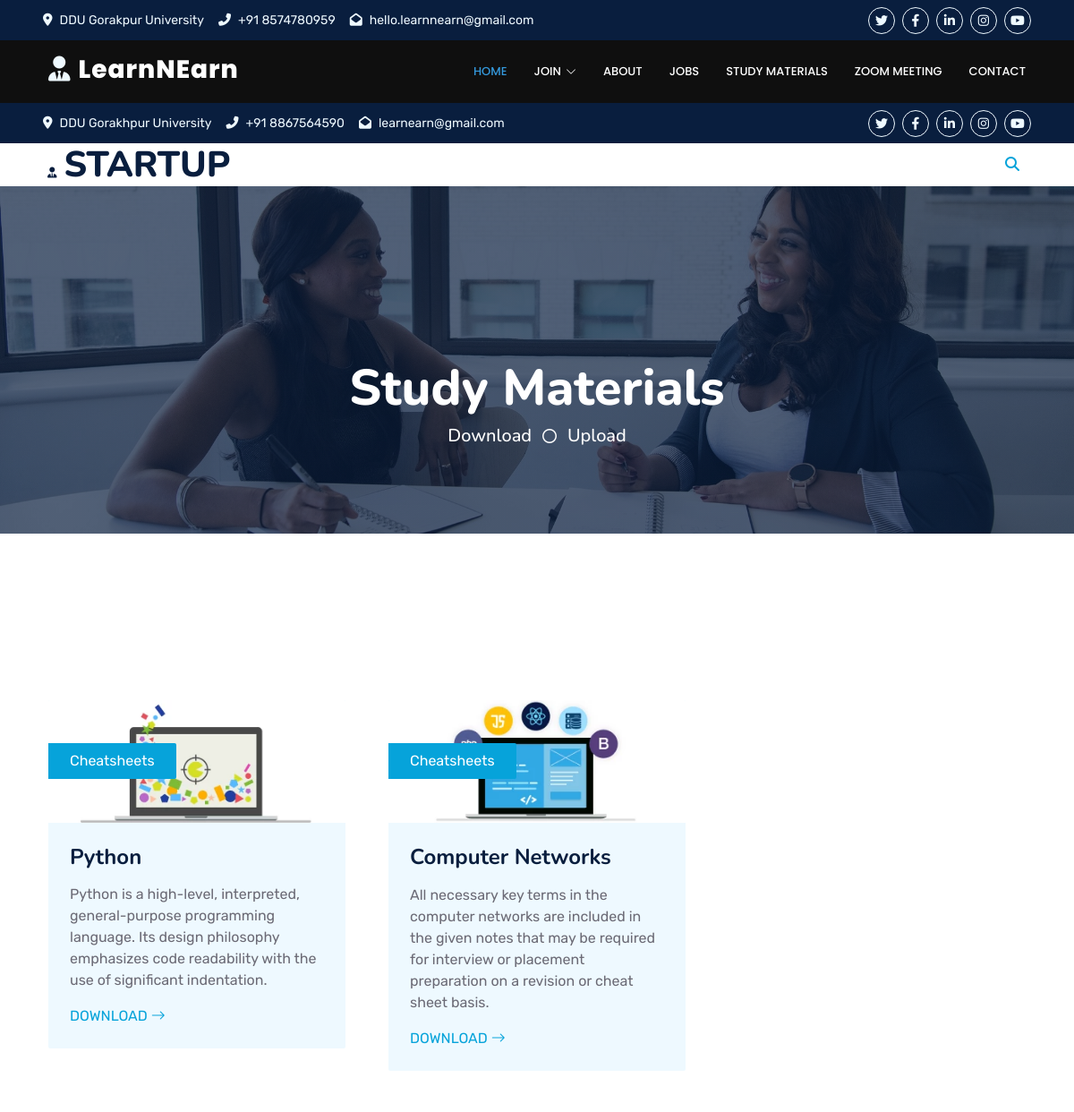
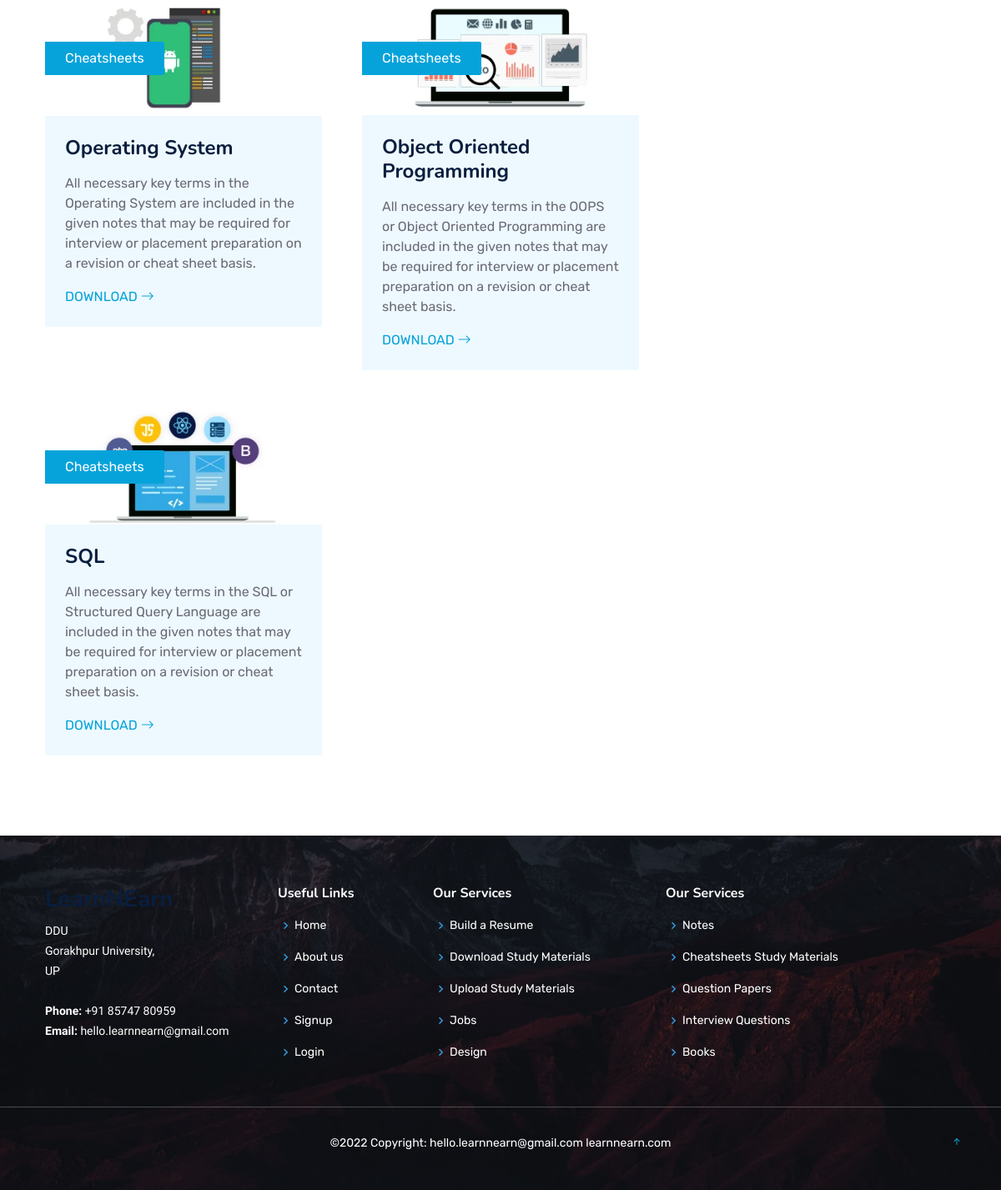
Screenshot of /cat/2 with the database file from the repository (2 pictures, top to bottom).
### notes/models.py (models this page shows, shortened)
class AddNotes(models.Model):
     nname = models.CharField(max_length = 100)
     ncateg = models.ForeignKey(AddCateg, on_delete=models.CASCADE, null=True)
     ndesc = models.TextField(null=True)
     nimg=models.FileField(upload_to="notes/", max_length=500, null=True, default=None)
     nfile=models.FileField(null=True)

class AddCateg(models.Model):
     categId= models.AutoField(primary_key=True)
     categName=models.CharField(max_length = 100)
     def __str__(self):
          return self.categName

### notes/views.py (the view)
# urls.py: path('cat/<int:id>', views.ReadCateg, name='notes-categ'),
def ReadCateg(request, id):
    catego=AddCateg.objects.get(categId=id)
    notesbycateg=AddNotes.objects.filter(ncateg= catego)
    data={
        'catego' : catego,
        'notesbycateg' : notesbycateg,
    }
    return render(request,'notes/notesbycateg.html', data)

### templates/notes/notesbycateg.html (shortened to what this page needs)
{% extends 'base.html' %}
{% load static %}
{% block body %}
{% block headstuff %}
<link href="https://cdnjs.cloudflare.com/ajax/libs/font-awesome/5.10.0/css/all.min.css" rel="stylesheet">
<link href="https://cdn.jsdelivr.net/npm/bootstrap-icons@1.4.1/font/bootstrap-icons.css" rel="stylesheet">
<link href="lib/owlcarousel/assets/owl.carousel.min.css" rel="stylesheet">
<link href="lib/animate/animate.min.css" rel="stylesheet">
<link href="/static/bootstrap.min.css" rel="stylesheet">
<link href="/static/ssstyle.css" rel="stylesheet">
{% endblock headstuff %}
    <div class="container-fluid bg-dark px-5 d-none d-lg-block">
        <div class="row gx-0">
            <div class="col-lg-8 text-center text-lg-start mb-2 mb-lg-0">
                <div class="d-inline-flex align-items-center" style="height: 45px;">
                    <small class="me-3 text-light"><i class="fa fa-map-marker-alt me-2"></i>DDU Gorakhpur University</small>
                    <small class="me-3 text-light"><i class="fa fa-phone-alt me-2"></i>+91 8867564590</small>
                    <small class="text-light"><i class="fa fa-envelope-open me-2"></i>learnearn@gmail.com</small>
                </div>
            </div>
            <div class="col-lg-4 text-center text-lg-end">
                <div class="d-inline-flex align-items-center" style="height: 45px;">
                    <a class="btn btn-sm btn-outline-light btn-sm-square rounded-circle me-2" href=""><i class="fab fa-twitter fw-normal"></i></a>
                    <a class="btn btn-sm btn-outline-light btn-sm-square rounded-circle me-2" href=""><i class="fab fa-facebook-f fw-normal"></i></a>
                    <a class="btn btn-sm btn-outline-light btn-sm-square rounded-circle me-2" href=""><i class="fab fa-linkedin-in fw-normal"></i></a>
                    <a class="btn btn-sm btn-outline-light btn-sm-square rounded-circle me-2" href=""><i class="fab fa-instagram fw-normal"></i></a>
                    <a class="btn btn-sm btn-outline-light btn-sm-square rounded-circle" href=""><i class="fab fa-youtube fw-normal"></i></a>
                </div>
            </div>
        </div>
    </div>
    <div class="container-fluid position-relative p-0">
        <nav class="navbar navbar-expand-lg navbar-dark px-5 py-3 py-lg-0">
            <a href="index.html" class="navbar-brand p-0">
                <h1 class="m-0">Startup</h1>
            </a>
            <div class="collapse navbar-collapse" id="navbarCollapse">
                <div class="navbar-nav ms-auto py-0">
                    <a href="index.html" class="nav-item nav-link">Home</a>
                    <a href="about.html" class="nav-item nav-link">About</a>
                    <div class="nav-item dropdown">
                        <a href="#" class="nav-link dropdown-toggle" data-bs-toggle="dropdown">Jobs</a>
                    </div>
                    <div class="nav-item dropdown">
                        <a href="#" class="nav-link dropdown-toggle" data-bs-toggle="dropdown">Courses</a>
                    </div>
                    <a href="contact.html" class="nav-item nav-link active">Contact</a>
                </div>
                <butaton type="button" class="btn text-primary ms-3" data-bs-toggle="modal" data-bs-target="#searchModal"><i class="fa fa-search"></i></butaton>
            </div>
        </nav>
        <div class="container-fluid bg-primary py-5 bg-header" style="margin-bottom: 90px;">
            <div class="row py-5">
                <div class="col-12 pt-lg-5 mt-lg-5 text-center">
                    <h1 class="display-4 text-white animated zoomIn">Study Materials</h1>
                    <a href="" class="h5 text-white">Download</a>
                    <i class="far fa-circle text-white px-2"></i>
                    <a href="" class="h5 text-white">Upload</a>
                </div>
            </div>
        </div>
    </div>
    <div class="container-fluid py-5 wow fadeInUp" data-wow-delay="0.1s">
        <div class="container py-5">
            <div class="row g-5">
                <div class="col-lg-8">
                    <div class="row g-5">
                        {% for n in notesbycateg %}
                        <div class="col-md-6 wow slideInUp" data-wow-delay="0.1s">
                            <div class="blog-item bg-light rounded overflow-hidden">
                                <div class="blog-img position-relative overflow-hidden">
                                    <img class="img-fluid" src="/media/{{n.nimg}}" alt="">
                                    <a class="position-absolute top-0 start-0 bg-primary text-white rounded-end mt-5 py-2 px-4" href="">{{n.ncateg}}</a>
                                </div>
                                <div class="p-4">
                                    <h4 class="mb-3">{{n.nname}}</h4>
                                    <p>{{ n.ndesc }}</p>
                                    <a class="text-uppercase" href="{{ n.nfile.url}}" target="_blank">Download <i class="bi bi-arrow-right"></i></a>
                                </div>
                            </div>
                        </div>
                        {% empty %}
                        No Data found with this name
                        {% endfor %}
                    </div>
                </div>
            </div>
        </div>
    </div>
{% endblock body %}

### static/ssstyle.css (style rules this page uses)
:root { --primary: #06A3DA; --secondary: #34AD54; --light: #EEF9FF; --dark: #091E3E; }
h1, h2, .fw-bold { font-weight: 800 !important; }
h3, h4, .fw-semi-bold { font-weight: 700 !important; }
.btn { font-family: 'Nunito', sans-serif; font-weight: 600; transition: .5s; }
.btn-sm-square { width: 30px; height: 30px; }
.btn-square, .btn-sm-square, .btn-lg-square { padding-left: 0; padding-right: 0; text-align: center; }
.bg-header { background: linear-gradient(rgba(9, 30, 62, .7), rgba(9, 30, 62, .7)), url(../static/c111.jpg) center center no-repeat; background-size: cover; }

### templates/base.html (style rules this page uses)
.navbar { padding: 0; }
.navbar a, .navbar a:focus { display: flex; align-items: center; justify-content: space-between; padding: 10px 0 10px 30px; font-family: "Poppins", sans-serif; font-size: 13px; font-weight: 500; color: #fff; text-transform: uppercase; white-space: nowrap; transition: 0.3s; }
.navbar a:hover, .navbar .active, .navbar .active:focus, .navbar li:hover>a { color: #3498db;; }

### rows the page displays
AddNotes: nimg (picture), ncateg "Cheatsheets", nname "Python", ndesc "Python is a high-level, interpreted, general-purpose programming language. Its design philosophy emphasizes code readability with the use of significant indentation."
AddNotes: nimg (picture), ncateg "Cheatsheets", nname "Computer Networks", ndesc "All necessary key terms in the computer networks are included in the given notes that may be required for interview or placement preparation on a revision or cheat sheet basis."
AddNotes: nimg (picture), ncateg "Cheatsheets", nname "Operating System", ndesc "All necessary key terms in the Operating System are included in the given notes that may be required for interview or placement preparation on a revision or cheat sheet basis."
AddNotes: nimg (picture), ncateg "Cheatsheets", nname "Object Oriented Programming", ndesc "All necessary key terms in the OOPS or Object Oriented Programming are included in the given notes that may be required for interview or placement preparation on a revision or cheat sheet basis."
AddNotes: nimg (picture), ncateg "Cheatsheets", nname "SQL", ndesc "All necessary key terms in the SQL or Structured Query Language are included in the given notes that may be required for interview or placement preparation on a revision or cheat sheet basis."
